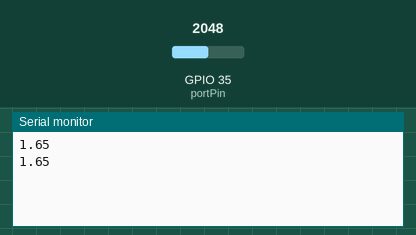
Recording of a sketch running on a simulated ESP32. Parts: the last lines printed to the serial monitor. The inputs (shaded band) are chosen by the test bench; at power-on: GPIO 35 (portPin) = 2048.

Above: at 2.2 s.
2.3 s: GPIO 35 (portPin) set to 2866
At 3.6 s:
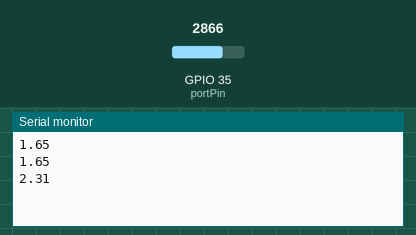
3.8 s: GPIO 35 (portPin) set to 3603
At 4.5 s:
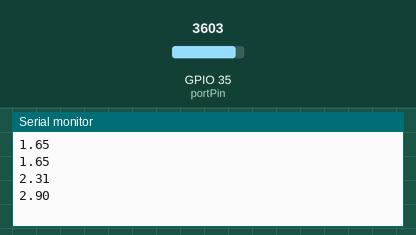
Timing chart, 0 to 6.8 s (numbered marks = the images above; inputs shaded):
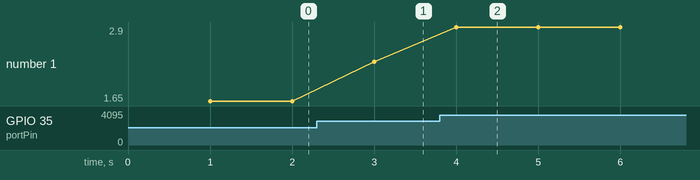

The sketch:

Presion_ESP.ino
```cpp
// Potenciometro conectado a GPIO 35
const int portPin = 35;
// Almacenamiento del valor de puerto (Rango de 0-4095)
float potValor = 0;
void setup() {
  Serial.begin(9600);
  delay(1000);
}
void loop() {
  // Lectura del valor en cada vuelta del bucle
  potValor = analogRead(portPin)*3.3/4095;
  Serial.println(potValor);  //Envío del valor al puerto serie
  delay(1000);
}
```

Measured:
- after the input at 2.3 s, the serial monitor: prints a new line after 0.70 s (image 1)
- after the input at 3.8 s, the serial monitor: prints a new line after 0.20 s (image 2)
- plotted number 1: 1.65 → 2.31 after the input at 2.3 s, 2.31 → 2.9 after the input at 3.8 s
